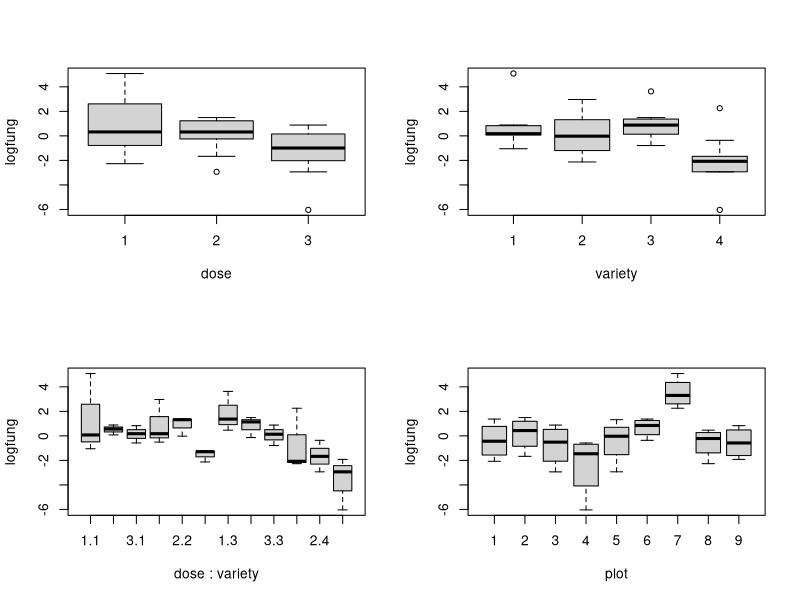
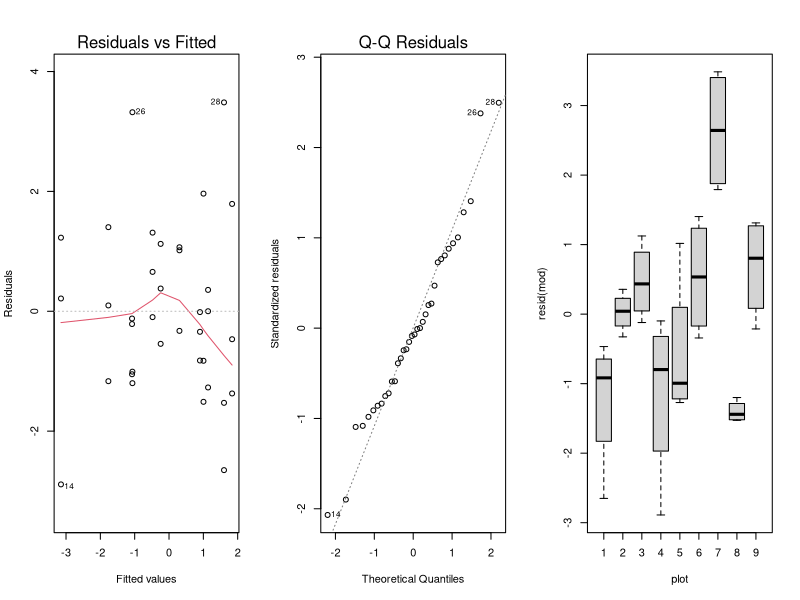
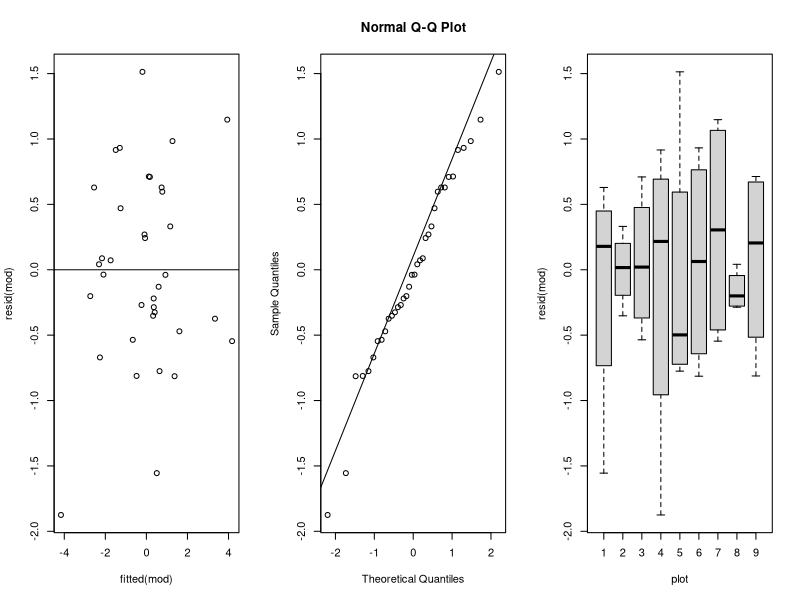

These figures' R source, in order: (Note: a time limit stopped this script after it produced the figures.)
## ---- chunk 1
knitr::opts_chunk$set(echo = TRUE)
knitr::opts_chunk$set(fig.width=10, fig.height=7) 
## ---- chunk 2
library(lme4)
library(tidyverse)
## ---- chunk 3
dat = read.table("fung.dat",header=TRUE)
head(dat)
## ---- chunk 4
par(mfrow=c(2,2))
boxplot(logfung ~ dose, data = dat)
boxplot(logfung ~ variety, data = dat)
boxplot(logfung ~ dose*variety, data = dat)
boxplot(logfung ~ plot, data = dat)
## ---- chunk 5
## fit the full model
mod = lm(logfung ~ as.factor(dose) + as.factor(variety), data=dat) # no plot effect
summary(mod)
anova(mod)
## ---- chunk 6
par(mfrow=c(1,3))
plot(mod, which=c(1,2))
boxplot(resid(mod) ~ plot, data = dat)
## ---- chunk 7
datc = dat %>% group_by(plot) %>% summarize(logfung = mean(logfung), dose = first(dose))
datc
## ---- chunk 8
mod = lm(logfung ~ as.factor(dose), data = datc)
summary(mod)
anova(mod)
## ---- chunk 9
mod = lmer(logfung ~ as.factor(dose) + as.factor(variety) + (1|plot), data = dat, REML=F)
summary(mod)
## ---- chunk 10
par(mfrow=c(1,3))
plot(fitted(mod), resid(mod)); abline(h=0)
qqnorm(resid(mod)); qqline(resid(mod))
boxplot(resid(mod) ~ plot, data = dat)
## ---- chunk 11
mod_nodose = lmer(logfung ~ as.factor(variety) + (1|plot), data = dat, REML=F)
(res = anova(mod, mod_nodose))
(Chisq_obs = res$Chisq[2])
## ---- chunk 12
nsim = 5000
datsim = dat
Chisq_vals = numeric(nsim)
for(i in 1:nsim){
  if(i %% 500 == 0) print(i)
  datsim$dose = rep(sample(rep(1:3, 3)), each = 4)
  mod = lmer(logfung ~ as.factor(dose) + as.factor(variety) + (1|plot), data = datsim, REML=F)
  mod_nodose = lmer(logfung ~ as.factor(variety) + (1|plot), data = datsim, REML=F)
  res = anova(mod, mod_nodose)
  Chisq_vals[i] = res$Chisq[2]
}
## ---- chunk 13
hist(Chisq_vals, breaks=30, freq=F)
x = seq(0, 9, len=1e3)
y = dchisq(x, 2)
abline(v = Chisq_obs)
lines(x, y, col=2)
## ---- chunk 14
mean(Chisq_vals > Chisq_obs)
